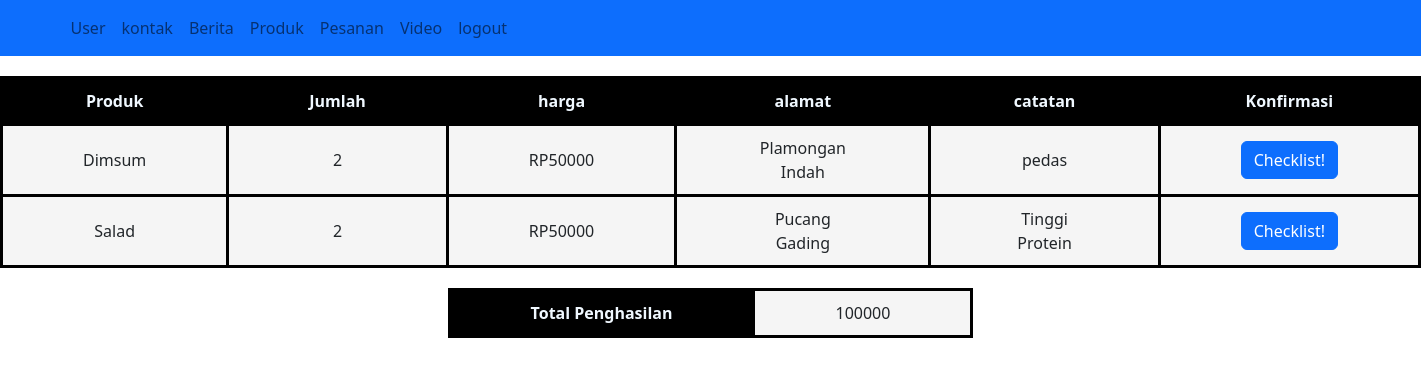
The app's page /pesanan.php (signed in) with its own data.
### tables this page shows
CREATE TABLE `pesanan` (
  `id` int(11) NOT NULL,
  `namaproduk` varchar(50) NOT NULL,
  `jumlah` int(50) NOT NULL,
  `harga` int(10) NOT NULL,
  `alamat` varchar(50) NOT NULL,
  `catatan` varchar(200) NOT NULL
);

### pesanan.php (the view, shortened to what this page needs)
<?php
include 'koneksi.php';
$select = "SELECT * FROM pesanan ";
$result = mysqli_query($conn, $select);
$penghasilan = 0;
?>
<!DOCTYPE html>
<html lang='en'>
<head>
<link href="https://cdn.jsdelivr.net/npm/bootstrap@5.2.3/dist/css/bootstrap.min.css" rel="stylesheet">
<link rel="stylesheet" href="table.css">
</head>
<body>
<nav class="navbar navbar-expand-lg bg-primary">
  <div class="container">
    <div class="collapse navbar-collapse" id="navbarNavAltMarkup">
      <div class="navbar-nav">
      <a class="nav-link" href="admin.php">User</a>
        <a class="nav-link" href="kontak.php">kontak</a>
        <a class="nav-link" href="berita.php">Berita</a>
        <a class="nav-link" href="produk.php">Produk</a>
        <a class="nav-link" href="pesanan.php">Pesanan</a>
        <a class="nav-link" href="video.php">Video</a>
        <a class="nav-link" href="logout.php">logout</a>
      </div>
    </div>
  </div>
</nav>
<table>
     <tr>
         <th>Produk</th>
         <th>Jumlah</th>
         <th>harga</th>
         <th>alamat</th>
         <th>catatan</th>
         <th>Konfirmasi</th>
     </tr>
 <?php while ($row = mysqli_fetch_assoc($result)) { ?>
     <tr>
         <td><?php echo $row["namaproduk"];?></td>
         <td><?php echo $row["jumlah"];?></td>
         <td>RP<?php echo $row["harga"];?></td>
         <td><?php echo $row["alamat"];?></td>
         <td><?php echo $row["catatan"];?></td>
         <td><a href="hapus.php?id=<?php echo $row["id"];?>" class="btn btn-primary">Checklist!</a></td>
         <?php $penghasilan += $row["harga"];?>
     </tr>
 <?php };?>
</table>
<table>
  <tr>
    <th>Total Penghasilan</th>
    <td><?php echo $penghasilan; ?></td>
  </tr>
</table>
</body>
</html>

### table.css (style rules this page uses)
table, th, td { margin: auto; border: 3px solid black; border-collapse: collapse; margin-top: 20px; }
th { background-color: Black; color: aliceblue; text-align: center; padding: 10px 80px 10px 80px; }
td { text-align: center; background-color: whitesmoke; padding: 10px 80px 10px 80px; }

### records on screen
pesanan: namaproduk "Dimsum", jumlah "2", harga "50000", alamat "Plamongan Indah", catatan "pedas"
pesanan: namaproduk "Salad", jumlah "2", harga "50000", alamat "Pucang Gading", catatan "Tinggi Protein"

### other values on screen
$penghasilan "100000"
